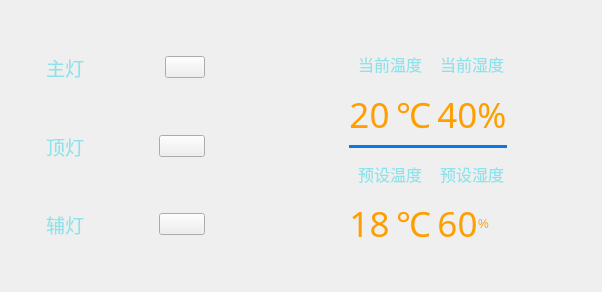
<?xml version="1.0" encoding="UTF-8"?>
<ui version="4.0">
 <class>Parlourwidget</class>
 <widget class="QWidget" name="Parlourwidget">
  <property name="geometry">
   <rect>
    <x>0</x>
    <y>0</y>
    <width>602</width>
    <height>292</height>
   </rect>
  </property>
  <property name="windowTitle">
   <string>Form</string>
  </property>
  <layout class="QVBoxLayout" name="verticalLayout_4">
   <item>
    <layout class="QHBoxLayout" name="horizontalLayout_8">
     <item>
      <widget class="QWidget" name="widget_left_main" native="true">
       <property name="sizePolicy">
        <sizepolicy hsizetype="Expanding" vsizetype="Expanding">
         <horstretch>0</horstretch>
         <verstretch>0</verstretch>
        </sizepolicy>
       </property>
       <property name="maximumSize">
        <size>
         <width>300</width>
         <height>280</height>
        </size>
       </property>
       <layout class="QVBoxLayout" name="verticalLayout">
        <property name="leftMargin">
         <number>20</number>
        </property>
        <property name="topMargin">
         <number>20</number>
        </property>
        <property name="rightMargin">
         <number>0</number>
        </property>
        <property name="bottomMargin">
         <number>20</number>
        </property>
        <item>
         <widget class="QWidget" name="widget_light_top" native="true">
          <layout class="QHBoxLayout" name="horizontalLayout">
           <property name="leftMargin">
            <number>15</number>
           </property>
           <property name="rightMargin">
            <number>15</number>
           </property>
           <item>
            <widget class="QLabel" name="lab_light_main">
             <property name="font">
              <font>
               <family>微软雅黑</family>
               <pointsize>14</pointsize>
               <weight>50</weight>
               <italic>false</italic>
               <bold>false</bold>
              </font>
             </property>
             <property name="styleSheet">
              <string notr="true">color: rgb(142, 227, 235);
font: 14pt &quot;微软雅黑&quot;;</string>
             </property>
             <property name="text">
              <string>主灯</string>
             </property>
            </widget>
           </item>
           <item>
            <widget class="QLabel" name="label_light_main">
             <property name="sizePolicy">
              <sizepolicy hsizetype="Maximum" vsizetype="Preferred">
               <horstretch>0</horstretch>
               <verstretch>0</verstretch>
              </sizepolicy>
             </property>
             <property name="minimumSize">
              <size>
               <width>60</width>
               <height>0</height>
              </size>
             </property>
             <property name="maximumSize">
              <size>
               <width>60</width>
               <height>16777215</height>
              </size>
             </property>
             <property name="styleSheet">
              <string notr="true"/>
             </property>
             <property name="text">
              <string/>
             </property>
            </widget>
           </item>
           <item>
            <spacer name="horizontalSpacer">
             <property name="orientation">
              <enum>Qt::Horizontal</enum>
             </property>
             <property name="sizeType">
              <enum>QSizePolicy::Maximum</enum>
             </property>
             <property name="sizeHint" stdset="0">
              <size>
               <width>10</width>
               <height>20</height>
              </size>
             </property>
            </spacer>
           </item>
           <item>
            <widget class="mySwitchButton" name="pbn_light_main">
             <property name="text">
              <string/>
             </property>
            </widget>
           </item>
          </layout>
         </widget>
        </item>
        <item>
         <widget class="QWidget" name="widget_light_mid" native="true">
          <layout class="QHBoxLayout" name="horizontalLayout_2">
           <property name="leftMargin">
            <number>15</number>
           </property>
           <property name="rightMargin">
            <number>15</number>
           </property>
           <item>
            <widget class="QLabel" name="lab_light_top">
             <property name="font">
              <font>
               <family>微软雅黑</family>
               <pointsize>14</pointsize>
               <weight>50</weight>
               <italic>false</italic>
               <bold>false</bold>
              </font>
             </property>
             <property name="styleSheet">
              <string notr="true">color: rgb(142, 227, 235);
font: 14pt &quot;微软雅黑&quot;;</string>
             </property>
             <property name="text">
              <string>顶灯</string>
             </property>
            </widget>
           </item>
           <item>
            <widget class="QLabel" name="label_light_top">
             <property name="maximumSize">
              <size>
               <width>60</width>
               <height>16777215</height>
              </size>
             </property>
             <property name="text">
              <string/>
             </property>
            </widget>
           </item>
           <item>
            <spacer name="horizontalSpacer_2">
             <property name="orientation">
              <enum>Qt::Horizontal</enum>
             </property>
             <property name="sizeType">
              <enum>QSizePolicy::Maximum</enum>
             </property>
             <property name="sizeHint" stdset="0">
              <size>
               <width>10</width>
               <height>20</height>
              </size>
             </property>
            </spacer>
           </item>
           <item>
            <widget class="mySwitchButton" name="pbn_light_top">
             <property name="text">
              <string/>
             </property>
            </widget>
           </item>
          </layout>
         </widget>
        </item>
        <item>
         <widget class="QWidget" name="widget_light_bottom" native="true">
          <layout class="QHBoxLayout" name="horizontalLayout_3">
           <property name="leftMargin">
            <number>15</number>
           </property>
           <property name="rightMargin">
            <number>15</number>
           </property>
           <item>
            <widget class="QLabel" name="lab_light_help">
             <property name="font">
              <font>
               <family>微软雅黑</family>
               <pointsize>14</pointsize>
               <weight>50</weight>
               <italic>false</italic>
               <bold>false</bold>
              </font>
             </property>
             <property name="styleSheet">
              <string notr="true">color: rgb(142, 227, 235);
font: 14pt &quot;微软雅黑&quot;;</string>
             </property>
             <property name="text">
              <string>辅灯</string>
             </property>
            </widget>
           </item>
           <item>
            <widget class="QLabel" name="label_light_help">
             <property name="maximumSize">
              <size>
               <width>60</width>
               <height>16777215</height>
              </size>
             </property>
             <property name="text">
              <string/>
             </property>
            </widget>
           </item>
           <item>
            <spacer name="horizontalSpacer_3">
             <property name="orientation">
              <enum>Qt::Horizontal</enum>
             </property>
             <property name="sizeType">
              <enum>QSizePolicy::Maximum</enum>
             </property>
             <property name="sizeHint" stdset="0">
              <size>
               <width>10</width>
               <height>20</height>
              </size>
             </property>
            </spacer>
           </item>
           <item>
            <widget class="mySwitchButton" name="pbn_light_help">
             <property name="text">
              <string/>
             </property>
            </widget>
           </item>
          </layout>
         </widget>
        </item>
       </layout>
      </widget>
     </item>
     <item>
      <spacer name="horizontalSpacer_4">
       <property name="orientation">
        <enum>Qt::Horizontal</enum>
       </property>
       <property name="sizeType">
        <enum>QSizePolicy::Maximum</enum>
       </property>
       <property name="sizeHint" stdset="0">
        <size>
         <width>40</width>
         <height>20</height>
        </size>
       </property>
      </spacer>
     </item>
     <item>
      <widget class="QWidget" name="widget_right_main" native="true">
       <property name="sizePolicy">
        <sizepolicy hsizetype="Expanding" vsizetype="Expanding">
         <horstretch>0</horstretch>
         <verstretch>0</verstretch>
        </sizepolicy>
       </property>
       <property name="maximumSize">
        <size>
         <width>380</width>
         <height>240</height>
        </size>
       </property>
       <layout class="QHBoxLayout" name="horizontalLayout_6">
        <item>
         <layout class="QVBoxLayout" name="verticalLayout_2">
          <property name="spacing">
           <number>6</number>
          </property>
          <item>
           <spacer name="verticalSpacer_3">
            <property name="orientation">
             <enum>Qt::Vertical</enum>
            </property>
            <property name="sizeType">
             <enum>QSizePolicy::Maximum</enum>
            </property>
            <property name="sizeHint" stdset="0">
             <size>
              <width>20</width>
              <height>40</height>
             </size>
            </property>
           </spacer>
          </item>
          <item>
           <widget class="QToolButton" name="tbn_temp_add">
            <property name="minimumSize">
             <size>
              <width>60</width>
              <height>60</height>
             </size>
            </property>
            <property name="font">
             <font>
              <family>微软雅黑</family>
              <pointsize>11</pointsize>
              <weight>50</weight>
              <italic>false</italic>
              <bold>false</bold>
             </font>
            </property>
            <property name="styleSheet">
             <string notr="true">color: rgb(142, 227, 235);
font: 11pt &quot;微软雅黑&quot;;</string>
            </property>
            <property name="text">
             <string/>
            </property>
            <property name="toolButtonStyle">
             <enum>Qt::ToolButtonTextUnderIcon</enum>
            </property>
            <property name="autoRaise">
             <bool>true</bool>
            </property>
           </widget>
          </item>
          <item>
           <spacer name="verticalSpacer">
            <property name="orientation">
             <enum>Qt::Vertical</enum>
            </property>
            <property name="sizeType">
             <enum>QSizePolicy::Maximum</enum>
            </property>
            <property name="sizeHint" stdset="0">
             <size>
              <width>20</width>
              <height>40</height>
             </size>
            </property>
           </spacer>
          </item>
          <item>
           <widget class="QToolButton" name="tbn_temp_sub">
            <property name="minimumSize">
             <size>
              <width>60</width>
              <height>60</height>
             </size>
            </property>
            <property name="font">
             <font>
              <family>微软雅黑</family>
              <pointsize>11</pointsize>
              <weight>50</weight>
              <italic>false</italic>
              <bold>false</bold>
             </font>
            </property>
            <property name="styleSheet">
             <string notr="true">color: rgb(142, 227, 235);
font: 11pt &quot;微软雅黑&quot;;</string>
            </property>
            <property name="text">
             <string/>
            </property>
            <property name="toolButtonStyle">
             <enum>Qt::ToolButtonTextUnderIcon</enum>
            </property>
            <property name="autoRaise">
             <bool>true</bool>
            </property>
           </widget>
          </item>
          <item>
           <spacer name="verticalSpacer_4">
            <property name="orientation">
             <enum>Qt::Vertical</enum>
            </property>
            <property name="sizeType">
             <enum>QSizePolicy::Maximum</enum>
            </property>
            <property name="sizeHint" stdset="0">
             <size>
              <width>20</width>
              <height>40</height>
             </size>
            </property>
           </spacer>
          </item>
         </layout>
        </item>
        <item>
         <widget class="QWidget" name="widget_temp" native="true">
          <layout class="QGridLayout" name="gridLayout">
           <item row="0" column="0">
            <widget class="QLabel" name="label">
             <property name="font">
              <font>
               <family>楷体</family>
               <pointsize>12</pointsize>
               <weight>9</weight>
               <italic>false</italic>
               <bold>false</bold>
              </font>
             </property>
             <property name="styleSheet">
              <string notr="true">color: rgb(142, 227, 235);
font: 75 12pt &quot;楷体&quot;;</string>
             </property>
             <property name="text">
              <string>当前温度</string>
             </property>
             <property name="alignment">
              <set>Qt::AlignCenter</set>
             </property>
            </widget>
           </item>
           <item row="0" column="1">
            <widget class="QLabel" name="label_3">
             <property name="font">
              <font>
               <family>楷体</family>
               <pointsize>12</pointsize>
               <weight>9</weight>
               <italic>false</italic>
               <bold>false</bold>
              </font>
             </property>
             <property name="styleSheet">
              <string notr="true">color: rgb(142, 227, 235);
font: 75 12pt &quot;楷体&quot;;</string>
             </property>
             <property name="text">
              <string>当前湿度</string>
             </property>
             <property name="alignment">
              <set>Qt::AlignCenter</set>
             </property>
            </widget>
           </item>
           <item row="1" column="0">
            <layout class="QHBoxLayout" name="horizontalLayout_4">
             <item>
              <widget class="QLabel" name="label_cur_temp">
               <property name="font">
                <font>
                 <family>楷体</family>
                 <pointsize>26</pointsize>
                </font>
               </property>
               <property name="styleSheet">
                <string notr="true">color: rgb(255, 158, 0);</string>
               </property>
               <property name="text">
                <string>20</string>
               </property>
               <property name="alignment">
                <set>Qt::AlignCenter</set>
               </property>
              </widget>
             </item>
             <item>
              <widget class="QLabel" name="label_5">
               <property name="font">
                <font>
                 <family>楷体</family>
                 <pointsize>26</pointsize>
                </font>
               </property>
               <property name="styleSheet">
                <string notr="true">color: rgb(255, 158, 0);</string>
               </property>
               <property name="text">
                <string>℃</string>
               </property>
               <property name="scaledContents">
                <bool>true</bool>
               </property>
               <property name="margin">
                <number>-1</number>
               </property>
              </widget>
             </item>
            </layout>
           </item>
           <item row="1" column="1">
            <widget class="QLabel" name="label_cur_hum">
             <property name="font">
              <font>
               <family>楷体</family>
               <pointsize>26</pointsize>
              </font>
             </property>
             <property name="styleSheet">
              <string notr="true">color: rgb(255, 158, 0);</string>
             </property>
             <property name="text">
              <string>40%</string>
             </property>
             <property name="alignment">
              <set>Qt::AlignCenter</set>
             </property>
            </widget>
           </item>
           <item row="2" column="0" colspan="2">
            <widget class="QLabel" name="label_div">
             <property name="sizePolicy">
              <sizepolicy hsizetype="Expanding" vsizetype="Maximum">
               <horstretch>0</horstretch>
               <verstretch>0</verstretch>
              </sizepolicy>
             </property>
             <property name="minimumSize">
              <size>
               <width>140</width>
               <height>0</height>
              </size>
             </property>
             <property name="maximumSize">
              <size>
               <width>16777215</width>
               <height>3</height>
              </size>
             </property>
             <property name="styleSheet">
              <string notr="true">background-color: rgb(7, 122, 229);</string>
             </property>
             <property name="text">
              <string/>
             </property>
             <property name="alignment">
              <set>Qt::AlignCenter</set>
             </property>
            </widget>
           </item>
           <item row="3" column="0">
            <widget class="QLabel" name="label_2">
             <property name="font">
              <font>
               <family>楷体</family>
               <pointsize>12</pointsize>
              </font>
             </property>
             <property name="styleSheet">
              <string notr="true">color: rgb(142, 227, 235);</string>
             </property>
             <property name="text">
              <string>预设温度</string>
             </property>
             <property name="alignment">
              <set>Qt::AlignCenter</set>
             </property>
            </widget>
           </item>
           <item row="3" column="1">
            <widget class="QLabel" name="label_4">
             <property name="font">
              <font>
               <family>楷体</family>
               <pointsize>12</pointsize>
              </font>
             </property>
             <property name="styleSheet">
              <string notr="true">color: rgb(142, 227, 235);</string>
             </property>
             <property name="text">
              <string>预设湿度</string>
             </property>
             <property name="alignment">
              <set>Qt::AlignCenter</set>
             </property>
            </widget>
           </item>
           <item row="4" column="0">
            <layout class="QHBoxLayout" name="horizontalLayout_5">
             <item>
              <widget class="QLabel" name="label_set_temp">
               <property name="font">
                <font>
                 <family>楷体</family>
                 <pointsize>26</pointsize>
                </font>
               </property>
               <property name="styleSheet">
                <string notr="true">color: rgb(255, 158, 0);</string>
               </property>
               <property name="text">
                <string>18</string>
               </property>
               <property name="alignment">
                <set>Qt::AlignCenter</set>
               </property>
              </widget>
             </item>
             <item>
              <widget class="QLabel" name="label_6">
               <property name="font">
                <font>
                 <family>楷体</family>
                 <pointsize>26</pointsize>
                </font>
               </property>
               <property name="styleSheet">
                <string notr="true">color: rgb(255, 158, 0);
font: 26pt &quot;楷体&quot;;</string>
               </property>
               <property name="text">
                <string>℃</string>
               </property>
               <property name="margin">
                <number>-2</number>
               </property>
              </widget>
             </item>
            </layout>
           </item>
           <item row="4" column="1">
            <layout class="QHBoxLayout" name="horizontalLayout_7">
             <property name="spacing">
              <number>0</number>
             </property>
             <item>
              <widget class="QLabel" name="label_set_hum">
               <property name="font">
                <font>
                 <family>楷体</family>
                 <pointsize>26</pointsize>
                </font>
               </property>
               <property name="styleSheet">
                <string notr="true">color: rgb(255, 158, 0);</string>
               </property>
               <property name="text">
                <string>60</string>
               </property>
               <property name="alignment">
                <set>Qt::AlignCenter</set>
               </property>
              </widget>
             </item>
             <item>
              <widget class="QLabel" name="label_7">
               <property name="styleSheet">
                <string notr="true">color: rgb(255, 158, 0);

font: 26pt &quot;楷体&quot;;</string>
               </property>
               <property name="text">
                <string>%</string>
               </property>
              </widget>
             </item>
            </layout>
           </item>
          </layout>
         </widget>
        </item>
        <item>
         <layout class="QVBoxLayout" name="verticalLayout_3">
          <item>
           <spacer name="verticalSpacer_6">
            <property name="orientation">
             <enum>Qt::Vertical</enum>
            </property>
            <property name="sizeType">
             <enum>QSizePolicy::Maximum</enum>
            </property>
            <property name="sizeHint" stdset="0">
             <size>
              <width>20</width>
              <height>40</height>
             </size>
            </property>
           </spacer>
          </item>
          <item>
           <widget class="QToolButton" name="tbn_hum_add">
            <property name="minimumSize">
             <size>
              <width>60</width>
              <height>60</height>
             </size>
            </property>
            <property name="font">
             <font>
              <family>微软雅黑</family>
              <pointsize>11</pointsize>
              <weight>50</weight>
              <italic>false</italic>
              <bold>false</bold>
             </font>
            </property>
            <property name="styleSheet">
             <string notr="true">color: rgb(142, 227, 235);
font: 11pt &quot;微软雅黑&quot;;</string>
            </property>
            <property name="text">
             <string/>
            </property>
            <property name="toolButtonStyle">
             <enum>Qt::ToolButtonTextUnderIcon</enum>
            </property>
            <property name="autoRaise">
             <bool>true</bool>
            </property>
           </widget>
          </item>
          <item>
           <spacer name="verticalSpacer_2">
            <property name="orientation">
             <enum>Qt::Vertical</enum>
            </property>
            <property name="sizeHint" stdset="0">
             <size>
              <width>20</width>
              <height>40</height>
             </size>
            </property>
           </spacer>
          </item>
          <item>
           <widget class="QToolButton" name="tbn_hum_sub">
            <property name="minimumSize">
             <size>
              <width>60</width>
              <height>60</height>
             </size>
            </property>
            <property name="font">
             <font>
              <family>微软雅黑</family>
              <pointsize>11</pointsize>
              <weight>50</weight>
              <italic>false</italic>
              <bold>false</bold>
             </font>
            </property>
            <property name="styleSheet">
             <string notr="true">color: rgb(142, 227, 235);
font: 11pt &quot;微软雅黑&quot;;</string>
            </property>
            <property name="text">
             <string/>
            </property>
            <property name="toolButtonStyle">
             <enum>Qt::ToolButtonTextUnderIcon</enum>
            </property>
            <property name="autoRaise">
             <bool>true</bool>
            </property>
           </widget>
          </item>
          <item>
           <spacer name="verticalSpacer_5">
            <property name="orientation">
             <enum>Qt::Vertical</enum>
            </property>
            <property name="sizeType">
             <enum>QSizePolicy::Maximum</enum>
            </property>
            <property name="sizeHint" stdset="0">
             <size>
              <width>20</width>
              <height>40</height>
             </size>
            </property>
           </spacer>
          </item>
         </layout>
        </item>
       </layout>
      </widget>
     </item>
    </layout>
   </item>
  </layout>
 </widget>
 <customwidgets>
  <customwidget>
   <class>mySwitchButton</class>
   <extends>QPushButton</extends>
   <header>myswitchbutton.h</header>
  </customwidget>
 </customwidgets>
 <resources/>
 <connections/>
</ui>
